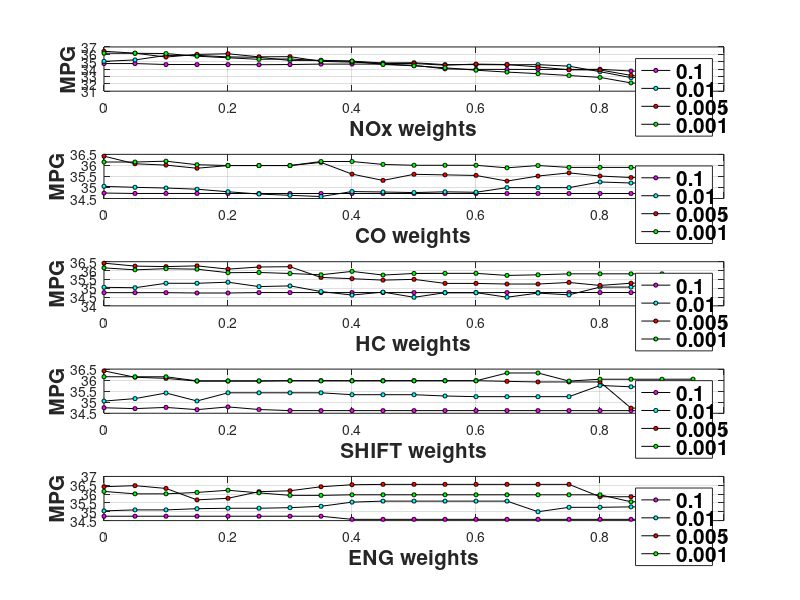
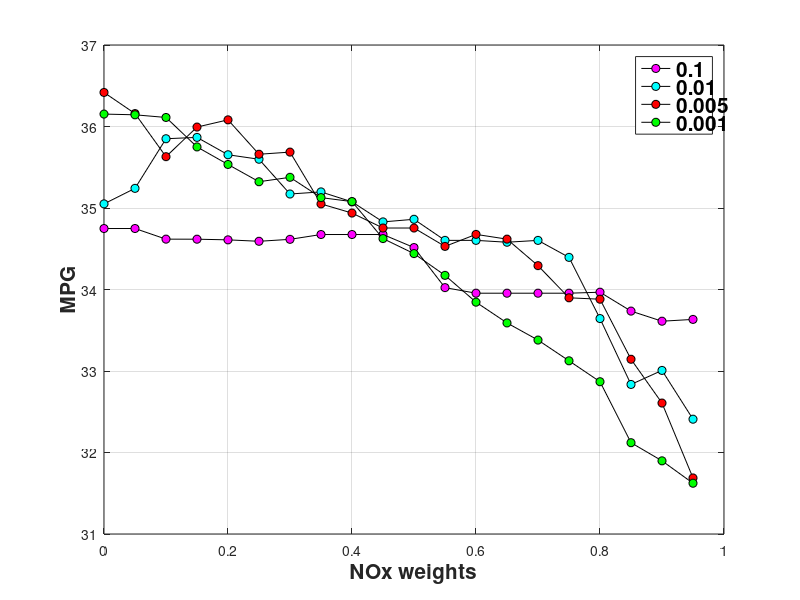
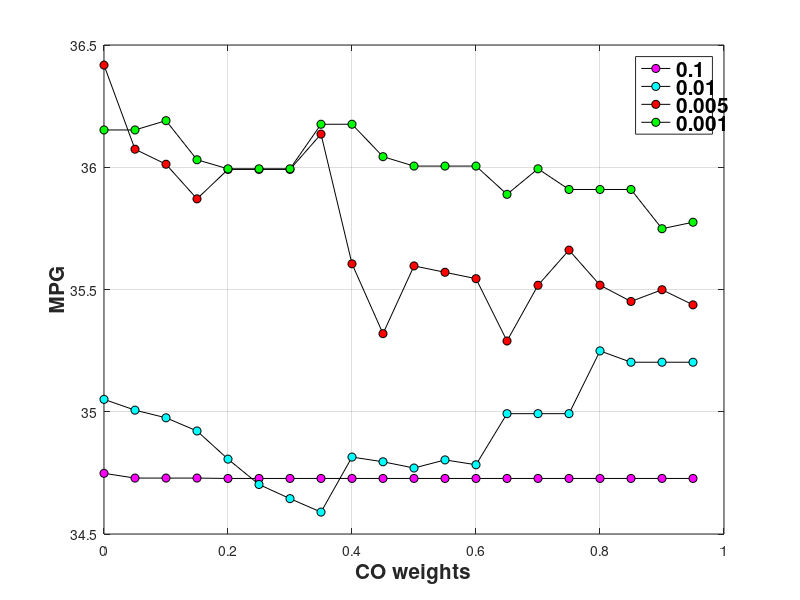
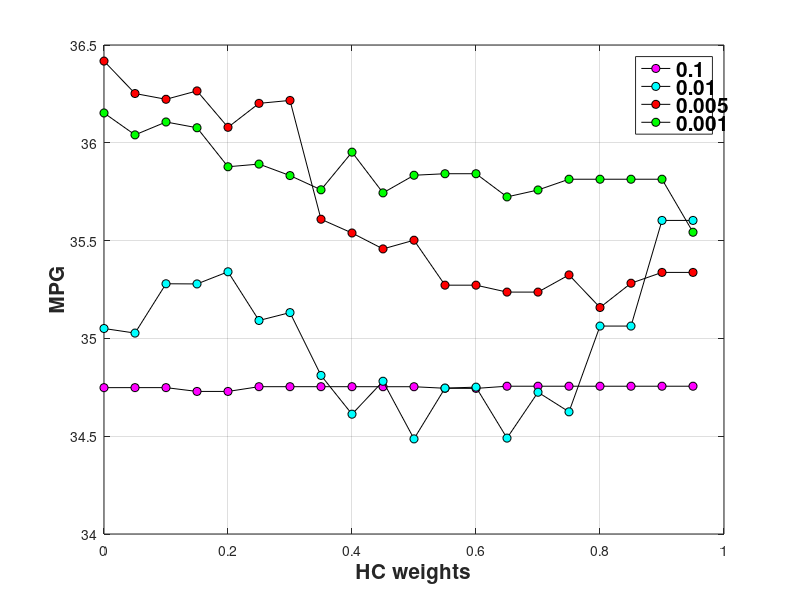

Source code (MATLAB) for these figures, in order:
clear;clf;
C = [[1 0 1];[0 1 1];[1 0 0];[0 1 0];[0 0 1]]; % Cell array of colros.
h = 14;
r=6;
for i = 1:4
    
    if i ==1
        load SOC_grid_1;
    elseif i ==2
        load SOC_grid_01;
    elseif i ==3
        load SOC_grid_005;
    else
        load SOC_grid_001;
    end
    
    
    figure(1)
    subplot(5,1,1)
    plot(result.a1(1,:),result.mpg(1,:),'-ko',...
        'LineWidth',0.5,...
        'MarkerEdgeColor','k',...
        'MarkerFaceColor',C(i,:),...
        'MarkerSize',3)
    grid on
    ylabel('MPG')
    xlabel('NOx weights')
    legend('0.1', '0.01', '0.005','0.001');
    hold on
    
    subplot(5,1,2)
    plot(result.a2(2,:),result.mpg(2,:),'-ko',...
        'LineWidth',0.5,...
        'MarkerEdgeColor','k',...
        'MarkerFaceColor',C(i,:),...
        'MarkerSize',3)
    grid on
    ylabel('MPG')
    xlabel('CO weights')
    legend('0.1', '0.01', '0.005','0.001');
    hold on
    
    subplot(5,1,3)
    plot(result.a3(3,:),result.mpg(3,:),'-ko',...
        'LineWidth',0.5,...
        'MarkerEdgeColor','k',...
        'MarkerFaceColor',C(i,:),...
        'MarkerSize',3)
    grid on
    ylabel('MPG')
    xlabel('HC weights')
    legend('0.1', '0.01', '0.005','0.001');
    hold on
    
    subplot(5,1,4)
    plot(result.shift(4,:),result.mpg(4,:),'-ko',...
        'LineWidth',0.5,...
        'MarkerEdgeColor','k',...
        'MarkerFaceColor',C(i,:),...
        'MarkerSize',3)
    grid on
    ylabel('MPG')
    xlabel('SHIFT weights')
    legend('0.1', '0.01', '0.005','0.001');
    hold on
    
    subplot(5,1,5)
    plot(result.eng(5,:),result.mpg(5,:),'-ko',...
        'LineWidth',0.5,...
        'MarkerEdgeColor','k',...
        'MarkerFaceColor',C(i,:),...
        'MarkerSize',3)
    grid on
    ylabel('MPG')
    xlabel('ENG weights')
    legend('0.1', '0.01', '0.005','0.001');
    hold on
end

hold off
set(findall(gcf,'type','text'),'FontSize',15,'fontWeight','bold')

%%
for i = 1:4
    
    if i ==1
        load SOC_grid_1;
    elseif i ==2
        load SOC_grid_01;
    elseif i ==3
        load SOC_grid_005;
    else
        load SOC_grid_001;
    end
    
    
    figure(2)
    plot(result.a1(1,:),result.mpg(1,:),'-ko',...
        'LineWidth',0.5,...
        'MarkerEdgeColor','k',...
        'MarkerFaceColor',C(i,:),...
        'MarkerSize',r)
    grid on
    ylabel('MPG')
    xlabel('NOx weights')
    legend('0.1', '0.01', '0.005','0.001');
    set(findall(gcf,'type','text'),'FontSize',15,'fontWeight','bold')
    hold on
    
   figure(3)
    plot(result.a2(2,:),result.mpg(2,:),'-ko',...
        'LineWidth',0.5,...
        'MarkerEdgeColor','k',...
        'MarkerFaceColor',C(i,:),...
        'MarkerSize',r)
    grid on
    ylabel('MPG')
    xlabel('CO weights')
    legend('0.1', '0.01', '0.005','0.001');
    set(findall(gcf,'type','text'),'FontSize',15,'fontWeight','bold')
    hold on
    
   figure(4)
    plot(result.a3(3,:),result.mpg(3,:),'-ko',...
        'LineWidth',0.5,...
        'MarkerEdgeColor','k',...
        'MarkerFaceColor',C(i,:),...
        'MarkerSize',r)
    grid on
    ylabel('MPG')
    xlabel('HC weights')
    legend('0.1', '0.01', '0.005','0.001');
    set(findall(gcf,'type','text'),'FontSize',15,'fontWeight','bold')
    hold on
    
   figure(5)
    plot(result.shift(4,:),result.mpg(4,:),'-ko',...
        'LineWidth',0.5,...
        'MarkerEdgeColor','k',...
        'MarkerFaceColor',C(i,:),...
        'MarkerSize',r)
    grid on
    ylabel('MPG')
    xlabel('SHIFT weights')
    legend('0.1', '0.01', '0.005','0.001');
    set(findall(gcf,'type','text'),'FontSize',15,'fontWeight','bold')
    hold on
    
   figure(6)
    plot(result.eng(5,:),result.mpg(5,:),'-ko',...
        'LineWidth',0.5,...
        'MarkerEdgeColor','k',...
        'MarkerFaceColor',C(i,:),...
        'MarkerSize',r)
    grid on
    ylabel('MPG')
    xlabel('ENG weights')
    legend('0.1', '0.01', '0.005','0.001');
    set(findall(gcf,'type','text'),'FontSize',15,'fontWeight','bold')
    hold on
end

hold off
set(findall(gcf,'type','text'),'FontSize',15,'fontWeight','bold')

